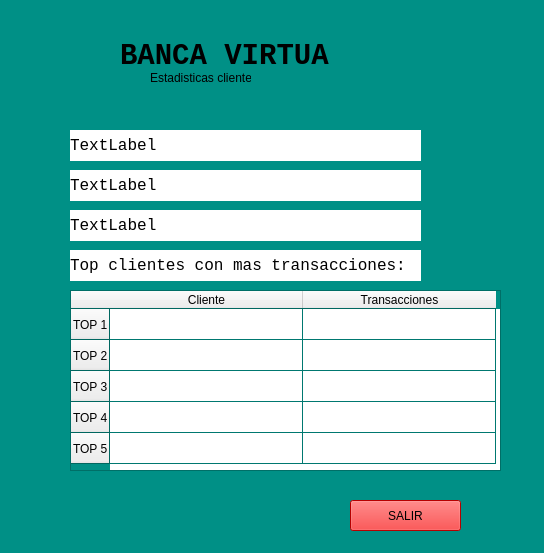
<?xml version="1.0" encoding="UTF-8"?>
<ui version="4.0">
 <class>EstadisticasClientes</class>
 <widget class="QMainWindow" name="EstadisticasClientes">
  <property name="geometry">
   <rect>
    <x>0</x>
    <y>0</y>
    <width>544</width>
    <height>553</height>
   </rect>
  </property>
  <property name="palette">
   <palette>
    <active>
     <colorrole role="Base">
      <brush brushstyle="SolidPattern">
       <color alpha="255">
        <red>255</red>
        <green>255</green>
        <blue>255</blue>
       </color>
      </brush>
     </colorrole>
     <colorrole role="Window">
      <brush brushstyle="SolidPattern">
       <color alpha="255">
        <red>0</red>
        <green>144</green>
        <blue>134</blue>
       </color>
      </brush>
     </colorrole>
    </active>
    <inactive>
     <colorrole role="Base">
      <brush brushstyle="SolidPattern">
       <color alpha="255">
        <red>255</red>
        <green>255</green>
        <blue>255</blue>
       </color>
      </brush>
     </colorrole>
     <colorrole role="Window">
      <brush brushstyle="SolidPattern">
       <color alpha="255">
        <red>0</red>
        <green>144</green>
        <blue>134</blue>
       </color>
      </brush>
     </colorrole>
    </inactive>
    <disabled>
     <colorrole role="Base">
      <brush brushstyle="SolidPattern">
       <color alpha="255">
        <red>0</red>
        <green>144</green>
        <blue>134</blue>
       </color>
      </brush>
     </colorrole>
     <colorrole role="Window">
      <brush brushstyle="SolidPattern">
       <color alpha="255">
        <red>0</red>
        <green>144</green>
        <blue>134</blue>
       </color>
      </brush>
     </colorrole>
    </disabled>
   </palette>
  </property>
  <property name="windowTitle">
   <string>Estadisticas clientes</string>
  </property>
  <widget class="QWidget" name="centralwidget">
   <widget class="QLabel" name="lblLogo">
    <property name="geometry">
     <rect>
      <x>-10</x>
      <y>0</y>
      <width>131</width>
      <height>141</height>
     </rect>
    </property>
    <property name="font">
     <font>
      <family>Consolas</family>
      <pointsize>22</pointsize>
      <weight>75</weight>
      <bold>true</bold>
     </font>
    </property>
    <property name="styleSheet">
     <string notr="true"/>
    </property>
    <property name="text">
     <string/>
    </property>
    <property name="pixmap">
     <pixmap>logobanco.png</pixmap>
    </property>
   </widget>
   <widget class="QLabel" name="lblTitulo">
    <property name="geometry">
     <rect>
      <x>120</x>
      <y>40</y>
      <width>211</width>
      <height>31</height>
     </rect>
    </property>
    <property name="font">
     <font>
      <family>Consolas</family>
      <pointsize>22</pointsize>
      <weight>75</weight>
      <bold>true</bold>
     </font>
    </property>
    <property name="text">
     <string>BANCA VIRTUAL</string>
    </property>
   </widget>
   <widget class="QPushButton" name="btnSalir">
    <property name="geometry">
     <rect>
      <x>350</x>
      <y>500</y>
      <width>111</width>
      <height>31</height>
     </rect>
    </property>
    <property name="styleSheet">
     <string notr="true">background-color: rgb(255, 0, 0);</string>
    </property>
    <property name="text">
     <string>SALIR</string>
    </property>
   </widget>
   <widget class="QLabel" name="label">
    <property name="geometry">
     <rect>
      <x>150</x>
      <y>70</y>
      <width>101</width>
      <height>16</height>
     </rect>
    </property>
    <property name="text">
     <string>Estadisticas clientes</string>
    </property>
   </widget>
   <widget class="QLabel" name="lblClientes">
    <property name="geometry">
     <rect>
      <x>70</x>
      <y>130</y>
      <width>351</width>
      <height>31</height>
     </rect>
    </property>
    <property name="font">
     <font>
      <family>Consolas</family>
      <pointsize>12</pointsize>
     </font>
    </property>
    <property name="styleSheet">
     <string notr="true">background-color: rgb(255, 255, 255);</string>
    </property>
    <property name="text">
     <string>TextLabel</string>
    </property>
   </widget>
   <widget class="QLabel" name="lblInactivos">
    <property name="geometry">
     <rect>
      <x>70</x>
      <y>170</y>
      <width>351</width>
      <height>31</height>
     </rect>
    </property>
    <property name="font">
     <font>
      <family>Consolas</family>
      <pointsize>12</pointsize>
     </font>
    </property>
    <property name="styleSheet">
     <string notr="true">background-color: rgb(255, 255, 255);</string>
    </property>
    <property name="text">
     <string>TextLabel</string>
    </property>
   </widget>
   <widget class="QLabel" name="lblActivos">
    <property name="geometry">
     <rect>
      <x>70</x>
      <y>210</y>
      <width>351</width>
      <height>31</height>
     </rect>
    </property>
    <property name="font">
     <font>
      <family>Consolas</family>
      <pointsize>12</pointsize>
     </font>
    </property>
    <property name="styleSheet">
     <string notr="true">background-color: rgb(255, 255, 255);</string>
    </property>
    <property name="text">
     <string>TextLabel</string>
    </property>
   </widget>
   <widget class="QLabel" name="lblInactivos_2">
    <property name="geometry">
     <rect>
      <x>70</x>
      <y>250</y>
      <width>351</width>
      <height>31</height>
     </rect>
    </property>
    <property name="font">
     <font>
      <family>Consolas</family>
      <pointsize>12</pointsize>
     </font>
    </property>
    <property name="styleSheet">
     <string notr="true">background-color: rgb(255, 255, 255);</string>
    </property>
    <property name="text">
     <string>Top clientes con mas transacciones:</string>
    </property>
   </widget>
   <widget class="QTableWidget" name="tableTop">
    <property name="geometry">
     <rect>
      <x>70</x>
      <y>290</y>
      <width>431</width>
      <height>181</height>
     </rect>
    </property>
    <attribute name="horizontalHeaderDefaultSectionSize">
     <number>193</number>
    </attribute>
    <attribute name="verticalHeaderDefaultSectionSize">
     <number>31</number>
    </attribute>
    <row>
     <property name="text">
      <string>TOP 1</string>
     </property>
    </row>
    <row>
     <property name="text">
      <string>TOP 2</string>
     </property>
    </row>
    <row>
     <property name="text">
      <string>TOP 3</string>
     </property>
    </row>
    <row>
     <property name="text">
      <string>TOP 4</string>
     </property>
    </row>
    <row>
     <property name="text">
      <string>TOP 5</string>
     </property>
    </row>
    <column>
     <property name="text">
      <string>Cliente</string>
     </property>
    </column>
    <column>
     <property name="text">
      <string>Transacciones</string>
     </property>
    </column>
   </widget>
  </widget>
 </widget>
 <resources/>
 <connections/>
</ui>
